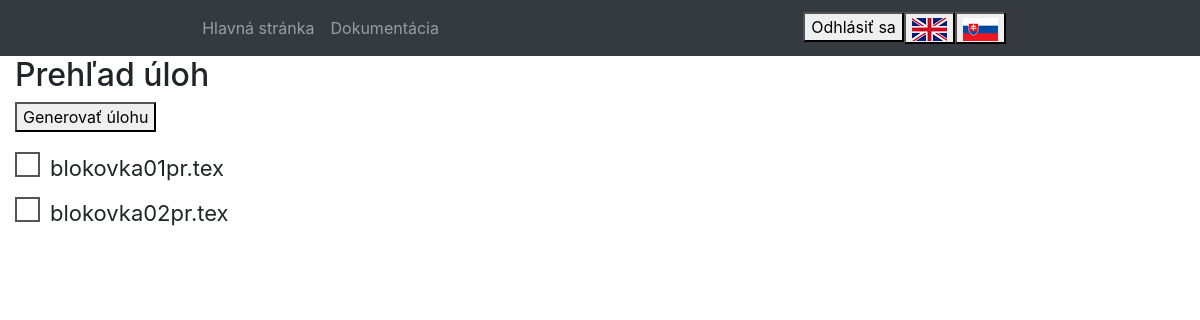
The page /student.php (signed in) on the database as committed earlier.
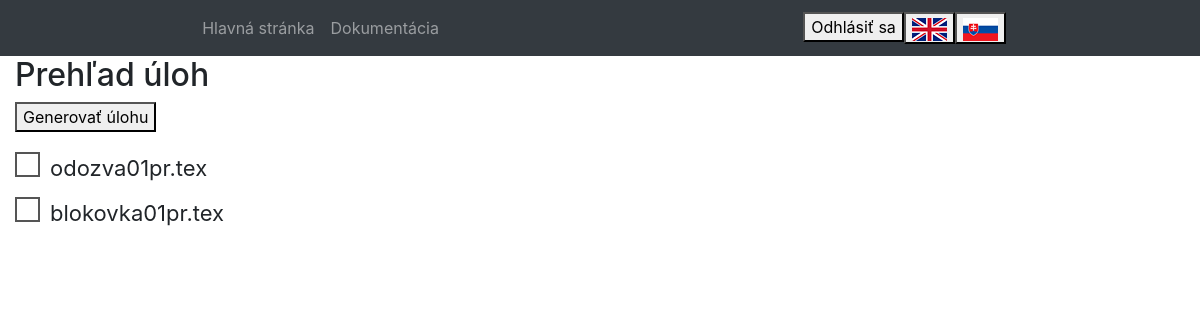
The same page on the database as committed later.
### tables this page shows
CREATE TABLE `student_exercise` (
  `id` int UNSIGNED NOT NULL,
  `exercise_id` int UNSIGNED NOT NULL,
  `date_start` date DEFAULT NULL,
  `date_end` date DEFAULT NULL,
  `max_points` int NOT NULL
);

CREATE TABLE `exercise` (
  `id` int UNSIGNED NOT NULL,
  `file_name` varchar(64) NOT NULL
);

### public/languages/sk.php (called while the page is built)
<?php
$language = [
    'page_name' => 'Login stránka',
    'documentation'=>'Dokumentácia',
    'login_name' => 'Login meno',
    'password' => 'Heslo',
    'login' => 'Prihlásiť sa',
    'register' => 'Registruj sa',
    'student' => 'Študent',
    'teacher' => 'Učiteľ',
    'role_select' => 'Zvoľ rolu používateľa',
    'registration' => 'Registrácia',
    'registration_success' => 'Boli ste úspešne registrovaní',
    'logout' => 'Odhlásiť sa',
    'name' => 'Meno',
    'surname' => 'Priezvisko',
    'task_overview' => 'Prehľad úloh',
    'task_id' => 'ID úlohy',
    'latex_content' => 'Obsah latexu',
    'completed' => 'Dokončené',
    'solution' => 'Riešenie',
    'submit_solution' => 'Odoslať riešenie',
    'generate_task' => 'Generovať úlohu',
    'yes' => 'Áno',
    'no' => 'Nie',
    'generated_task'=>"Vygenerovaná úloha",
    'user_exists' => "Používateľ s týmto emailom/loginom už existuje.",
    'login_not' => "Zadajte login.",
    'login_req' => "Login musí byť min. 6 znakov a max. 32 a môže obsahovať len malé a veľké písmená, čísla a podtržník.",
    'password_not' => "Zadajte heslo.",
    'password_req' => "Heslo musí byť minimálne 6 znakov dlhé a obsahovať len malé a veľké písmená a čísla.",
    'name_not' => "Zadajte meno.",
    'name_req' => "Meno musí byť minimálne 1 znak dlhé a obsahovať iba malé a veľké písmená.",
    'surname_not' => "Zadajte priezvisko",
    'surname_req' => "Priezvisko musí byť minimálne 1 znak dlhé a obsahovať iba malé a veľké písmená.",
    'upload_latex' => "Nahrávanie LaTex súboru",
    'dir_not' => "Do zložky sa nedá nahrávať",
    'file_fail' => "Nahrávanie súboru neuspelo",
    'choose_file' => "Zvoľte latex súbor",
    'choose_latex' => "Prosím zvoľte súbor latex",
    'assign_exercise' => "Pridajte úlohy pre študentov",
    'select_exercise' => "Zvoľte súbor s úlohami",
    'start_date' => "Začiatočný dátum",
    'end_date' => "Konečný dátum",
    'max_points' => "Maximum získaných bodov",
    'all_students' => "Študenti",
    'submit' => "Odoslať",
    'export_csv' => "Exportovať do CSV",
    'main_page' => "Hlavná stránka",
];

### public/student.php (the view, shortened to what this page needs)
<?php
require_once('config.php');
$selectedLanguage = $_SESSION['language'];
try {
    $pdo = new PDO("mysql:host=$host;dbname=$database", $username, $password);
    $pdo->setAttribute(PDO::ATTR_ERRMODE, PDO::ERRMODE_EXCEPTION);
} catch(PDOException $e) {
    echo $e->getMessage();
}
if(isset($_SESSION["user_id"])) {
    $stmt = $pdo->prepare("SELECT * FROM exercise LEFT JOIN student_exercise ON exercise.id = student_exercise.exercise_id WHERE (student_exercise.date_start <= NOW() AND student_exercise.date_end >= NOW() OR student_exercise.date_start IS NULL AND student_exercise.date_end IS NULL)");
    $stmt->execute();
    $exercises = $stmt->fetchAll(PDO::FETCH_ASSOC);
}
?>
<!DOCTYPE html>
<html lang="<?php echo $selectedLanguage; ?>">
<head>
    <link rel="stylesheet" href="https://stackpath.bootstrapcdn.com/bootstrap/4.3.1/css/bootstrap.min.css">
    <link href="https://unpkg.com/tabulator-tables@5.4.4/dist/css/tabulator.min.css" rel="stylesheet">
    <link rel="stylesheet" href="styles.css">
</head>
<body>
<nav class="navbar navbar-expand-lg navbar-dark bg-dark">
    <div class=" navbar-collapse justify-content-md-center" id="navbarsExample08">
        <ul class="navbar-nav">
            <li class="nav-item">
                <a class="nav-link" href="./index.php"><?php echo $language['main_page']; ?></a>
            </li>
            <li>
                <a class="nav-link" href="./Documentation.php"><?php echo $language['documentation']; ?></a>
            </li>
        </ul>
    </div>
    <div class="navbar-collapse justify-content-md-center" id="navbarsExample08">
        <ul class="navbar-nav">
            <li class="nav-item">
                <form action="#" method="post">
                    <button type="submit"><?php echo $language['logout'];?></button>
                </form>
            </li>
            <li class="nav-item">
                <form action="#" method="post">
                    <button type="submit"><img src="./images/enflag.png" alt="English Flag"></button>
                </form>
            </li>
            <li class="nav-item">
                <form action="#" method="post">
                    <button type="submit"><img src="./images/skflag.png" alt="Slovak Flag"></button>
                </form>
            </li>
        </ul>
    </div>
</nav>
<div class="main-container">
    <div class="container">
        <h2><?php echo $language['task_overview'];?></h2>
        <form action="#" method="post">
            <button type="submit"><?php echo $language['generate_task'];?></button>
            <div class="checkbox-container">
                <?php foreach($exercises as $exercise) {
                    echo '<label class="checkbox-label"><input type="checkbox" name="files[]" value="' . $exercise['file_name'] . '"><span>' . $exercise['file_name'] . '</span></label>';
                }?>
            </div>
        </form>
    </div>
    <div class="task-section">
    </div>
</div>
</body>
</html>

### public/styles.css (style rules this page uses)
.checkbox-container { margin-top: 20px; }
.checkbox-label { display: block; position: relative; padding-left: 35px; margin-bottom: 12px; cursor: pointer; font-size: 22px; user-select: none; }
.checkbox-label span:before { content: ""; position: absolute; left: 0; top: 0; height: 25px; width: 25px; border: 2px solid #555; }
.main-container { display: flex; justify-content: space-between; }
.task-section { width: 45%; }

Rows that differ between the two databases and show on the page:
removed exercise: file_name "blokovka02pr.tex"
added student_exercise: exercise.file_name "odozva01pr.tex"
